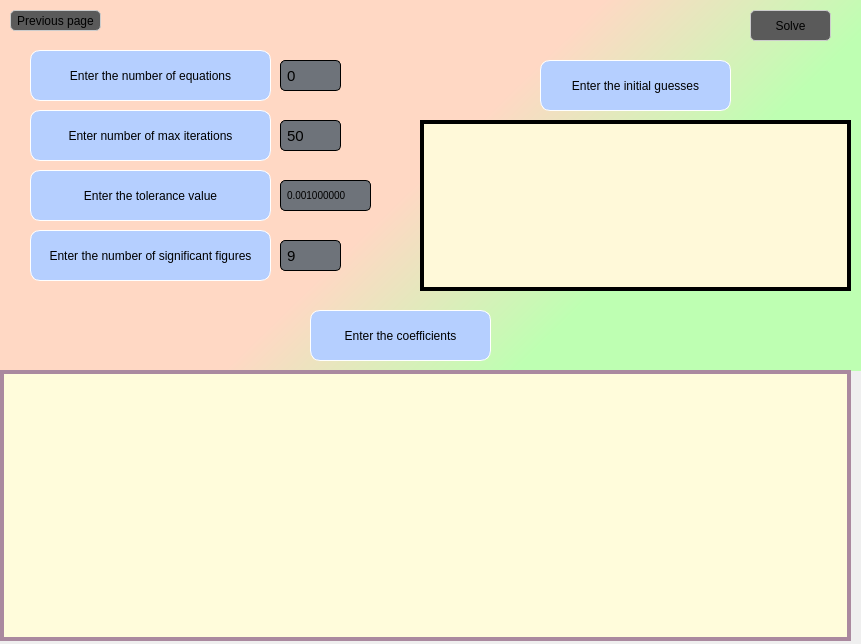
<?xml version="1.0" encoding="UTF-8"?>
<ui version="4.0">
 <class>Dialog</class>
 <widget class="QDialog" name="Dialog">
  <property name="geometry">
   <rect>
    <x>0</x>
    <y>0</y>
    <width>861</width>
    <height>644</height>
   </rect>
  </property>
  <property name="windowTitle">
   <string>Dialog</string>
  </property>
  <property name="windowIcon">
   <iconset>
    <normaloff>../pictures/appIcon.png</normaloff>../pictures/appIcon.png</iconset>
  </property>
  <widget class="QLabel" name="label_2">
   <property name="geometry">
    <rect>
     <x>250</x>
     <y>40</y>
     <width>35</width>
     <height>10</height>
    </rect>
   </property>
   <property name="text">
    <string/>
   </property>
  </widget>
  <widget class="QWidget" name="inputPart" native="true">
   <property name="geometry">
    <rect>
     <x>0</x>
     <y>0</y>
     <width>861</width>
     <height>371</height>
    </rect>
   </property>
   <property name="styleSheet">
    <string notr="true">#inputPart{
background-color:qlineargradient(spread:pad, x1:0.125, y1:0.238636, x2:1, y2:0.625, stop:0.448864 rgba(255, 216, 196, 255), stop:0.772727 rgba(190, 255, 178, 255));
}</string>
   </property>
   <widget class="QSpinBox" name="equationsInput">
    <property name="geometry">
     <rect>
      <x>280</x>
      <y>60</y>
      <width>61</width>
      <height>31</height>
     </rect>
    </property>
    <property name="cursor">
     <cursorShape>PointingHandCursor</cursorShape>
    </property>
    <property name="styleSheet">
     <string notr="true">QSpinBox {
                border: 1.3px solid ;
                border-radius: 5px;
                padding: 4px;
                font-size: 15px;
			  background-color:#6e737a;
            }

            QSpinBox::up-button, QSpinBox::down-button {
                width: 11px;
                height: 11px;
            }

            QSpinBox::up-button {
                subcontrol-origin: border;
                subcontrol-position: top right;
            }

            QSpinBox::down-button {
                subcontrol-origin: border;
                subcontrol-position: bottom right;
            }</string>
    </property>
    <property name="buttonSymbols">
     <enum>QAbstractSpinBox::NoButtons</enum>
    </property>
    <property name="minimum">
     <number>0</number>
    </property>
    <property name="maximum">
     <number>100</number>
    </property>
    <property name="value">
     <number>0</number>
    </property>
   </widget>
   <widget class="QLabel" name="label">
    <property name="geometry">
     <rect>
      <x>30</x>
      <y>50</y>
      <width>241</width>
      <height>51</height>
     </rect>
    </property>
    <property name="styleSheet">
     <string notr="true">border: 1.3px solid rgb(255, 255, 255); 
font: 12pt &quot;Arial&quot;;
background-color:rgb(181, 207, 255);
border-radius:10px;
</string>
    </property>
    <property name="text">
     <string>Enter the number of equations</string>
    </property>
    <property name="alignment">
     <set>Qt::AlignCenter</set>
    </property>
   </widget>
   <widget class="QLabel" name="label_3">
    <property name="geometry">
     <rect>
      <x>30</x>
      <y>110</y>
      <width>241</width>
      <height>51</height>
     </rect>
    </property>
    <property name="styleSheet">
     <string notr="true">border: 1.3px solid rgb(255, 255, 255); 
font: 12pt &quot;Arial&quot;;
background-color:rgb(181, 207, 255);
border-radius:10px;
</string>
    </property>
    <property name="text">
     <string>Enter number of max iterations</string>
    </property>
    <property name="alignment">
     <set>Qt::AlignCenter</set>
    </property>
   </widget>
   <widget class="QLabel" name="label_5">
    <property name="geometry">
     <rect>
      <x>540</x>
      <y>60</y>
      <width>191</width>
      <height>51</height>
     </rect>
    </property>
    <property name="styleSheet">
     <string notr="true">border: 1.3px solid rgb(255, 255, 255); 
font: 12pt &quot;Arial&quot;;
background-color:rgb(181, 207, 255);
border-radius:10px;
</string>
    </property>
    <property name="text">
     <string>Enter the initial guesses</string>
    </property>
    <property name="alignment">
     <set>Qt::AlignCenter</set>
    </property>
   </widget>
   <widget class="QWidget" name="guessHolder" native="true">
    <property name="geometry">
     <rect>
      <x>420</x>
      <y>120</y>
      <width>431</width>
      <height>171</height>
     </rect>
    </property>
    <property name="styleSheet">
     <string notr="true">
border-color: rgb(85, 83, 58);
border:2.2px solid;
</string>
    </property>
    <layout class="QGridLayout" name="gridLayout">
     <item row="1" column="0">
      <widget class="QScrollArea" name="guessesArea">
       <property name="styleSheet">
        <string notr="true">#guessesArea{
background-color: rgb(255, 249, 217);
}</string>
       </property>
       <property name="widgetResizable">
        <bool>true</bool>
       </property>
       <widget class="QWidget" name="justGuesses">
        <property name="geometry">
         <rect>
          <x>0</x>
          <y>0</y>
          <width>415</width>
          <height>155</height>
         </rect>
        </property>
        <layout class="QGridLayout" name="gridLayout_2">
         <item row="0" column="0">
          <layout class="QGridLayout" name="gridLayout_4"/>
         </item>
        </layout>
       </widget>
      </widget>
     </item>
    </layout>
   </widget>
   <widget class="QLabel" name="label_4">
    <property name="geometry">
     <rect>
      <x>310</x>
      <y>310</y>
      <width>181</width>
      <height>51</height>
     </rect>
    </property>
    <property name="styleSheet">
     <string notr="true">border: 1.3px solid rgb(255, 255, 255); 
font: 12pt &quot;Arial&quot;;
background-color:rgb(181, 207, 255);
border-radius:10px;
</string>
    </property>
    <property name="text">
     <string>Enter the coefficients</string>
    </property>
    <property name="alignment">
     <set>Qt::AlignCenter</set>
    </property>
   </widget>
   <widget class="QSpinBox" name="maxIterationsInput">
    <property name="geometry">
     <rect>
      <x>280</x>
      <y>120</y>
      <width>61</width>
      <height>31</height>
     </rect>
    </property>
    <property name="cursor">
     <cursorShape>PointingHandCursor</cursorShape>
    </property>
    <property name="styleSheet">
     <string notr="true">QSpinBox {
                border: 1.3px solid ;
                border-radius: 5px;
                padding: 4px;
                font-size: 15px;
			  background-color:#6e737a;
            }

            QSpinBox::up-button, QSpinBox::down-button {
                width: 11px;
                height: 11px;
            }

            QSpinBox::up-button {
                subcontrol-origin: border;
                subcontrol-position: top right;
            }

            QSpinBox::down-button {
                subcontrol-origin: border;
                subcontrol-position: bottom right;
            }</string>
    </property>
    <property name="buttonSymbols">
     <enum>QAbstractSpinBox::NoButtons</enum>
    </property>
    <property name="minimum">
     <number>2</number>
    </property>
    <property name="maximum">
     <number>400</number>
    </property>
    <property name="value">
     <number>50</number>
    </property>
   </widget>
   <widget class="QPushButton" name="previousButton">
    <property name="geometry">
     <rect>
      <x>10</x>
      <y>10</y>
      <width>91</width>
      <height>21</height>
     </rect>
    </property>
    <property name="cursor">
     <cursorShape>PointingHandCursor</cursorShape>
    </property>
    <property name="styleSheet">
     <string notr="true">#previousButton{
	border: 1.3px solid #ccc;
	border-radius:5px; 
	font: 9pt &quot;MS Shell Dlg 2&quot;;
	
	background-color: rgb(90, 90, 90);
}

#previousButton:hover{
	background-color:#584082;
}
</string>
    </property>
    <property name="text">
     <string>Previous page</string>
    </property>
    <property name="icon">
     <iconset>
      <normaloff>../pictures/backArrow.png</normaloff>../pictures/backArrow.png</iconset>
    </property>
   </widget>
   <widget class="QLabel" name="label_6">
    <property name="geometry">
     <rect>
      <x>30</x>
      <y>170</y>
      <width>241</width>
      <height>51</height>
     </rect>
    </property>
    <property name="styleSheet">
     <string notr="true">border: 1.3px solid rgb(255, 255, 255); 
font: 12pt &quot;Arial&quot;;
background-color:rgb(181, 207, 255);
border-radius:10px;
</string>
    </property>
    <property name="text">
     <string>Enter the tolerance value</string>
    </property>
    <property name="alignment">
     <set>Qt::AlignCenter</set>
    </property>
   </widget>
   <widget class="QDoubleSpinBox" name="toleranceInput">
    <property name="geometry">
     <rect>
      <x>280</x>
      <y>180</y>
      <width>91</width>
      <height>31</height>
     </rect>
    </property>
    <property name="styleSheet">
     <string notr="true">QDoubleSpinBox {
                border: 1.3px solid ;
                border-radius: 5px;
                padding: 4px;
                font-size: 10px;
			  background-color:#6e737a;
            }

            QDoubleSpinBox::up-button, QSpinBox::down-button {
                width: 11px;
                height: 11px;
            }

            QDoubleSpinBox::up-button {
                subcontrol-origin: border;
                subcontrol-position: top right;
            }

            QDoubleSpinBox::down-button {
                subcontrol-origin: border;
                subcontrol-position: bottom right;
            }</string>
    </property>
    <property name="buttonSymbols">
     <enum>QAbstractSpinBox::NoButtons</enum>
    </property>
    <property name="decimals">
     <number>9</number>
    </property>
    <property name="minimum">
     <double>0.000000000000000</double>
    </property>
    <property name="maximum">
     <double>1000.000000000000000</double>
    </property>
    <property name="value">
     <double>0.001000000000000</double>
    </property>
   </widget>
   <widget class="QPushButton" name="solveButton">
    <property name="geometry">
     <rect>
      <x>750</x>
      <y>10</y>
      <width>81</width>
      <height>31</height>
     </rect>
    </property>
    <property name="cursor">
     <cursorShape>PointingHandCursor</cursorShape>
    </property>
    <property name="styleSheet">
     <string notr="true">#solveButton{
	border: 1.3px solid #ccc;
	border-radius:5px; 
	font: 12pt &quot;MS Shell Dlg 2&quot;;
	
	background-color: rgb(90, 90, 90);
}

#solveButton:hover{
	background-color:#584082;
}
</string>
    </property>
    <property name="text">
     <string>Solve</string>
    </property>
    <property name="icon">
     <iconset>
      <normaloff>../pictures/calculator.png</normaloff>../pictures/calculator.png</iconset>
    </property>
    <property name="iconSize">
     <size>
      <width>15</width>
      <height>12</height>
     </size>
    </property>
   </widget>
   <widget class="QLabel" name="label_7">
    <property name="geometry">
     <rect>
      <x>30</x>
      <y>230</y>
      <width>241</width>
      <height>51</height>
     </rect>
    </property>
    <property name="styleSheet">
     <string notr="true">border: 1.3px solid rgb(255, 255, 255); 
font: 10pt &quot;Arial&quot;;
background-color:rgb(181, 207, 255);
border-radius:10px;
</string>
    </property>
    <property name="text">
     <string>Enter the number of significant figures</string>
    </property>
    <property name="alignment">
     <set>Qt::AlignCenter</set>
    </property>
   </widget>
   <widget class="QSpinBox" name="percisionInput">
    <property name="geometry">
     <rect>
      <x>280</x>
      <y>240</y>
      <width>61</width>
      <height>31</height>
     </rect>
    </property>
    <property name="cursor">
     <cursorShape>PointingHandCursor</cursorShape>
    </property>
    <property name="styleSheet">
     <string notr="true">QSpinBox {
                border: 1.3px solid ;
                border-radius: 5px;
                padding: 4px;
                font-size: 15px;
			  background-color:#6e737a;
            }

            QSpinBox::up-button, QSpinBox::down-button {
                width: 11px;
                height: 11px;
            }

            QSpinBox::up-button {
                subcontrol-origin: border;
                subcontrol-position: top right;
            }

            QSpinBox::down-button {
                subcontrol-origin: border;
                subcontrol-position: bottom right;
            }</string>
    </property>
    <property name="buttonSymbols">
     <enum>QAbstractSpinBox::NoButtons</enum>
    </property>
    <property name="minimum">
     <number>1</number>
    </property>
    <property name="maximum">
     <number>17</number>
    </property>
    <property name="value">
     <number>9</number>
    </property>
   </widget>
  </widget>
  <widget class="QWidget" name="widget_2" native="true">
   <property name="geometry">
    <rect>
     <x>0</x>
     <y>370</y>
     <width>851</width>
     <height>271</height>
    </rect>
   </property>
   <property name="styleSheet">
    <string notr="true">background-color: rgb(85, 80, 26);
border-color: rgb(85, 85, 57);
border:2.2px solid;</string>
   </property>
   <layout class="QGridLayout" name="gridLayout_3">
    <item row="0" column="0">
     <widget class="QScrollArea" name="equationsArea">
      <property name="styleSheet">
       <string notr="true">background-color: rgb(255, 252, 219);
border-color: rgb(170, 137, 159);
border-size: 2px;</string>
      </property>
      <property name="widgetResizable">
       <bool>true</bool>
      </property>
      <widget class="QWidget" name="scrollAreaWidgetContents_2">
       <property name="geometry">
        <rect>
         <x>0</x>
         <y>0</y>
         <width>835</width>
         <height>255</height>
        </rect>
       </property>
       <layout class="QGridLayout" name="gridLayout_5">
        <item row="0" column="0">
         <layout class="QGridLayout" name="gridLayout_6"/>
        </item>
       </layout>
      </widget>
     </widget>
    </item>
   </layout>
  </widget>
 </widget>
 <resources/>
 <connections/>
</ui>
